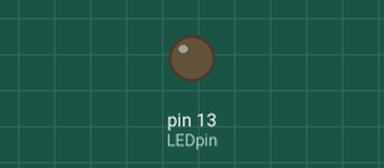
This sketch was run on a simulated Arduino Uno, built with avr-gcc and run on an emulated ATmega328P. Shown: output pins drawn as LEDs (lit = HIGH).

Above: at 0.15 s.
At 5.9 s:
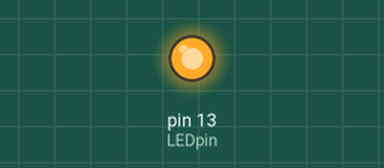
Timing chart, 0 to 7.4 s (numbered marks = the images above):
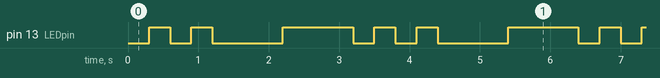

Measured:
- by itself, pin 13 (LEDpin): repeats every 3.2 s: LOW 0.30 s, HIGH 0.30 s, LOW 1.0 s, HIGH 1.0 s, LOW 0.30 s, HIGH 0.30 s
- by itself, everything shown: repeats every 3.2 s, in 6 steps

The sketch:

blink.ino
```cpp
int LEDpin = LED_BUILTIN;
void setup() {
  pinMode(LEDpin, OUTPUT);     // Initialize the LEDpin pin as an output
}

// the loop function runs over and over again forever
void loop() {
  digitalWrite(LEDpin, LOW);// Turns the blue LED ON  (see video why)
  delay(300);// Wait for 300 milliseconds
  digitalWrite(LEDpin, HIGH);// Turns the blue LED OFF  (see video why)
  delay(300);// Wait for 300 milliseconds


  digitalWrite(LEDpin, LOW);
  delay(300);
  digitalWrite(LEDpin, HIGH);
  delay(300);

  digitalWrite(LEDpin, LOW);
  delay(1000);// Wait for a second (keep it ON)
  digitalWrite(LEDpin, HIGH);
  delay(1000); // Wait for a second (keep it OFF)

}
```
